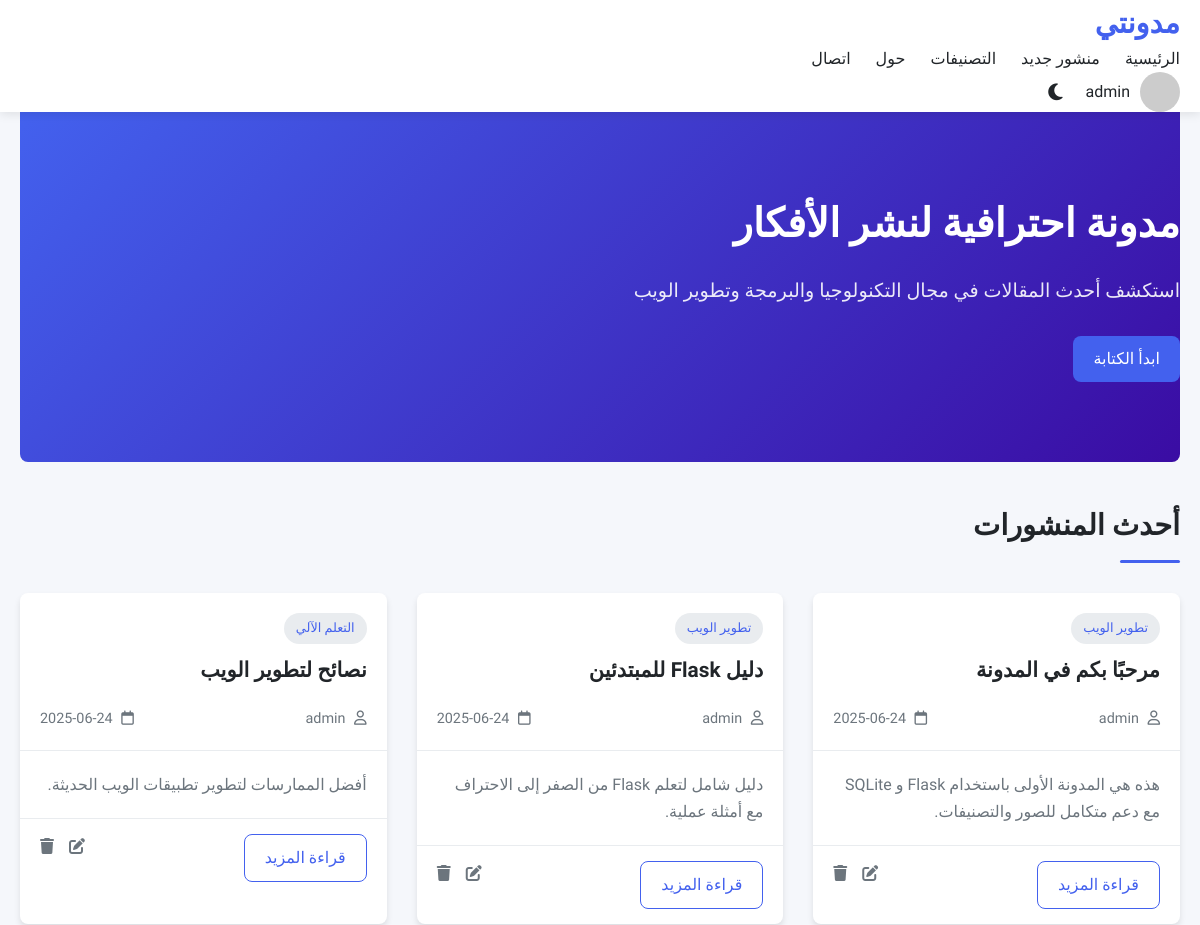
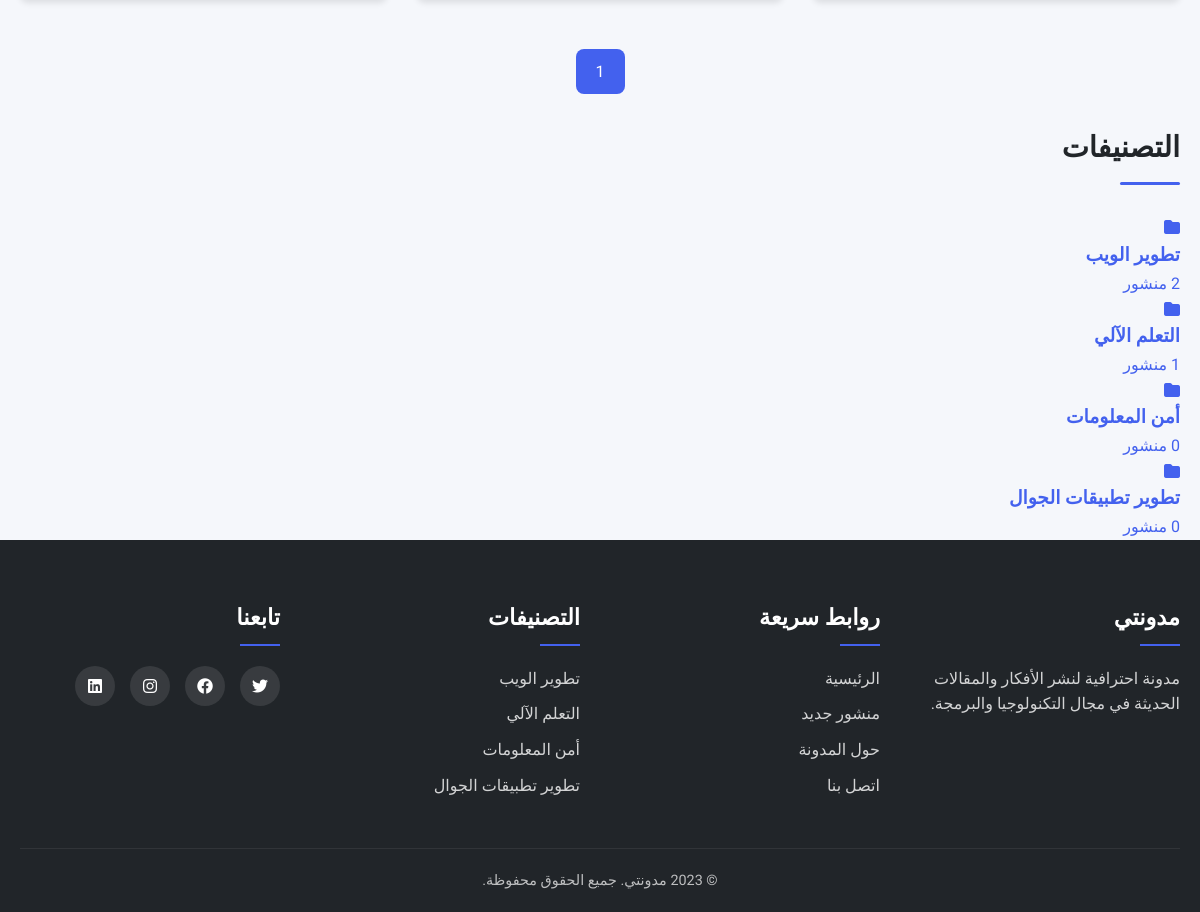
Screenshot of / (signed in) with the database file from the repository (2 pictures, top to bottom).
### app.py (models this page shows)
class User(db.Model, UserMixin):
    id = db.Column(db.Integer, primary_key=True)
    username = db.Column(db.String(50), unique=True, nullable=False)
    email = db.Column(db.String(120), unique=True, nullable=False)
    password = db.Column(db.String(200), nullable=False)
    created_at = db.Column(db.DateTime, default=datetime.utcnow)
    is_admin = db.Column(db.Boolean, default=False)
    posts = db.relationship('Post', backref='author', lazy=True)
    comments = db.relationship('Comment', backref='user', lazy=True)

class Post(db.Model):
    id = db.Column(db.Integer, primary_key=True)
    title = db.Column(db.String(200), nullable=False)
    content = db.Column(db.Text, nullable=False)
    image = db.Column(db.String(100))
    created_at = db.Column(db.DateTime, default=datetime.utcnow)
    updated_at = db.Column(db.DateTime, default=datetime.utcnow, onupdate=datetime.utcnow)
    user_id = db.Column(db.Integer, db.ForeignKey('user.id'), nullable=False)
    category_id = db.Column(db.Integer, db.ForeignKey('category.id'))
    comments = db.relationship('Comment', backref='post', lazy=True)

class Category(db.Model):
    id = db.Column(db.Integer, primary_key=True)
    name = db.Column(db.String(50), unique=True, nullable=False)
    posts = db.relationship('Post', backref='category', lazy=True)

### app.py (the view)
@app.route('/')
def index():
    page = request.args.get('page', 1, type=int)
    per_page = 6
    posts = Post.query.order_by(Post.created_at.desc()).paginate(page=page, per_page=per_page)
    return render_template('index.html', posts=posts)

### app.py (called while the page is built)
@login_manager.user_loader
def load_user(user_id):
    return User.query.get(int(user_id))

@app.context_processor
def inject_categories():
    categories = Category.query.limit(5).all()
    return dict(categories=categories)

### templates/index.html (shortened to what this page needs)
{% extends 'base.html' %}
{% block content %}
{% if not category_name %}
<section class="hero">
    <div class="hero-content">
        <h1>مدونة احترافية لنشر الأفكار</h1>
        <p>استكشف أحدث المقالات في مجال التكنولوجيا والبرمجة وتطوير الويب</p>
        <a href="{{ url_for('create_post') }}" class="btn btn-primary">ابدأ الكتابة</a>
    </div>
</section>
{% endif %}
<section class="featured-posts">
    <h2 class="section-title">
        {% if category_name %}
            منشورات تصنيف "{{ category_name }}"
        {% else %}
            أحدث المنشورات
        {% endif %}
    </h2>
    {% if posts.items %}
        <div class="posts-grid">
            {% for post in posts.items %}
                <div class="post-card">
                    <div class="post-card-header">
                        {% if post.category %}
                            <span class="post-category">{{ post.category.name }}</span>
                        {% endif %}
                        <h3><a href="{{ url_for('show_post', id=post.id) }}">{{ post.title }}</a></h3>
                        <div class="post-meta">
                            <span><i class="far fa-user"></i> {{ post.author.username }}</span>
                            <span><i class="far fa-calendar"></i> {{ post.created_at.strftime('%Y-%m-%d') }}</span>
                        </div>
                    </div>
                    <div class="post-card-content">
                        <p>{{ post.content|striptags|truncate(150) }}</p>
                    </div>
                    <div class="post-card-actions">
                        <a href="{{ url_for('show_post', id=post.id) }}" class="btn btn-outline">قراءة المزيد</a>
                        {% if current_user == post.author or current_user.is_admin %}
                            <div class="action-icons">
                                <a href="{{ url_for('edit_post', id=post.id) }}" title="تعديل"><i class="fas fa-edit"></i></a>
                                <a href="{{ url_for('delete_post', id=post.id) }}" title="حذف"
                                   onclick="return confirm('هل أنت متأكد من رغبتك في حذف هذا المنشور؟')">
                                    <i class="fas fa-trash"></i>
                                </a>
                            </div>
                        {% endif %}
                    </div>
                </div>
            {% endfor %}
        </div>
        <div class="pagination">
            {% for page_num in posts.iter_pages(left_edge=1, right_edge=1, left_current=1, right_current=2) %}
                {% if page_num %}
                    {% if posts.page == page_num %}
                        <a href="{{ url_for('index', page=page_num) }}" class="btn btn-primary">{{ page_num }}</a>
                    {% else %}
                        <a href="{{ url_for('index', page=page_num) }}" class="btn btn-outline">{{ page_num }}</a>
                    {% endif %}
                {% else %}
                    <span class="ellipsis">...</span>
                {% endif %}
            {% endfor %}
        </div>
    {% endif %}
</section>
{% if not category_name %}
<section class="categories-section">
    <h2 class="section-title">التصنيفات</h2>
    <div class="categories-grid">
        {% for category in categories %}
            <a href="{{ url_for('category_posts', name=category.name) }}" class="category-card">
                <div class="category-icon">
                    <i class="fas fa-folder"></i>
                </div>
                <h3>{{ category.name }}</h3>
                <p>{{ category.posts|length }} منشور</p>
            </a>
        {% endfor %}
    </div>
</section>
{% endif %}
{% endblock %}

### templates/base.html (shortened to what this page needs)
<!DOCTYPE html>
<html lang="ar" dir="rtl">
<head>
    <link rel="stylesheet" href="https://cdnjs.cloudflare.com/ajax/libs/font-awesome/6.4.0/css/all.min.css">
    <link rel="stylesheet" href="{{ url_for('static', filename='css/style.css') }}">
    <link rel="stylesheet" href="{{ url_for('static', filename='css/dark-mode.css') }}" id="dark-mode-style" disabled>
    <link rel="stylesheet" href="{{ url_for('static', filename='css/editor.css') }}">
</head>
<body>
    <header>
        <div class="container">
            <div class="logo">
                <a href="{{ url_for('index') }}">مدونتي</a>
            </div>
            <nav>
                <ul>
                    <li><a href="{{ url_for('index') }}">الرئيسية</a></li>
                    <li><a href="{{ url_for('create_post') }}">منشور جديد</a></li>
                    <li><a href="#">التصنيفات</a>
                    </li>
                    <li><a href="#">حول</a></li>
                    <li><a href="#">اتصال</a></li>
                </ul>
            </nav>
            <div class="header-actions">
                {% if current_user.is_authenticated %}
                    <div class="user-menu">
                        <img src="https://via.placeholder.com/40" alt="صورة المستخدم" class="user-avatar">
                        <span>{{ current_user.username }}</span>
                    </div>
                {% else %}
                    <a href="{{ url_for('login') }}" class="btn btn-outline">تسجيل الدخول</a>
                    <a href="{{ url_for('register') }}" class="btn btn-primary">تسجيل حساب</a>
                {% endif %}
                <button id="dark-mode-toggle" class="btn-icon">
                    <i class="fas fa-moon"></i>
                </button>
            </div>
        </div>
    </header>
    <main>
        <div class="container">
            {% block content %}{% endblock %}
        </div>
    </main>
    <footer>
        <div class="container">
            <div class="footer-content">
                <div class="footer-section">
                    <h3>مدونتي</h3>
                    <p>مدونة احترافية لنشر الأفكار والمقالات الحديثة في مجال التكنولوجيا والبرمجة.</p>
                </div>
                <div class="footer-section">
                    <h3>روابط سريعة</h3>
                    <ul>
                        <li><a href="{{ url_for('index') }}">الرئيسية</a></li>
                        <li><a href="{{ url_for('create_post') }}">منشور جديد</a></li>
                        <li><a href="#">حول المدونة</a></li>
                        <li><a href="#">اتصل بنا</a></li>
                    </ul>
                </div>
                <div class="footer-section">
                    <h3>التصنيفات</h3>
                    <ul>
                        {% for category in categories %}
                            <li><a href="{{ url_for('category_posts', name=category.name) }}">{{ category.name }}</a></li>
                        {% endfor %}
                    </ul>
                </div>
                <div class="footer-section">
                    <h3>تابعنا</h3>
                    <div class="social-links">
                        <a href="#"><i class="fab fa-twitter"></i></a>
                        <a href="#"><i class="fab fa-facebook"></i></a>
                        <a href="#"><i class="fab fa-instagram"></i></a>
                        <a href="#"><i class="fab fa-linkedin"></i></a>
                    </div>
                </div>
            </div>
            <div class="footer-bottom">
                <p>&copy; 2023 مدونتي. جميع الحقوق محفوظة.</p>
            </div>
        </div>
    </footer>
</body>
</html>

### rows the page displays
User: username "admin"
Post: category.name "تطوير الويب", title "مرحبًا بكم في المدونة", author.username "admin", created_at "2025-06-24", content "هذه هي المدونة الأولى باستخدام Flask و SQLite مع دعم متكامل للصور والتصنيفات."
Post: category.name "تطوير الويب", title "دليل Flask للمبتدئين", author.username "admin", created_at "2025-06-24", content "دليل شامل لتعلم Flask من الصفر إلى الاحتراف مع أمثلة عملية."
Post: category.name "التعلم الآلي", title "نصائح لتطوير الويب", author.username "admin", created_at "2025-06-24", content "أفضل الممارسات لتطوير تطبيقات الويب الحديثة."
Category: name "تطوير الويب", posts|length "2"
Category: name "التعلم الآلي"
Category: name "أمن المعلومات"
Category: name "تطوير تطبيقات الجوال"

### other values shown
{{ page_num }} "1"
